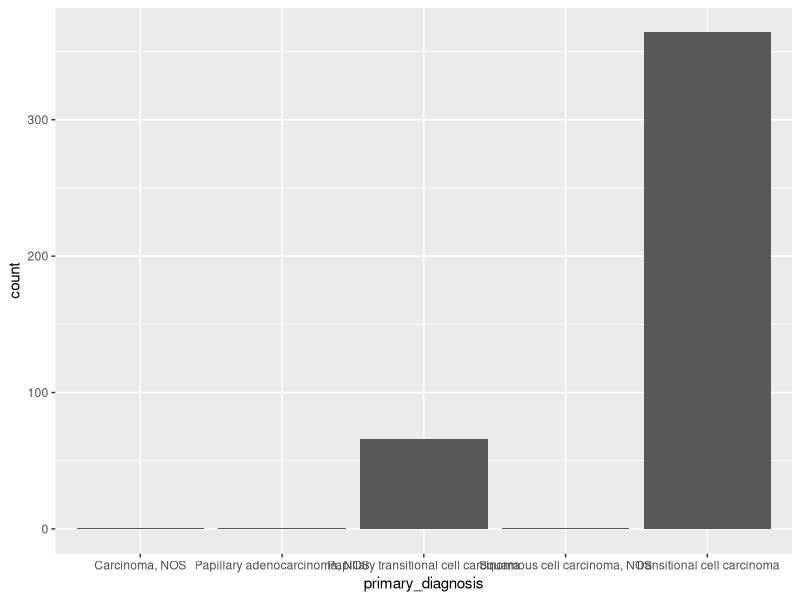
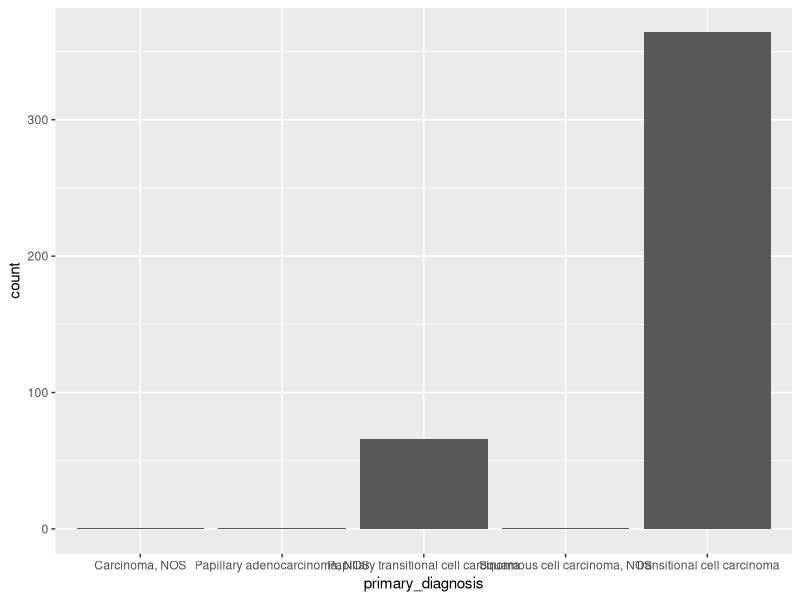
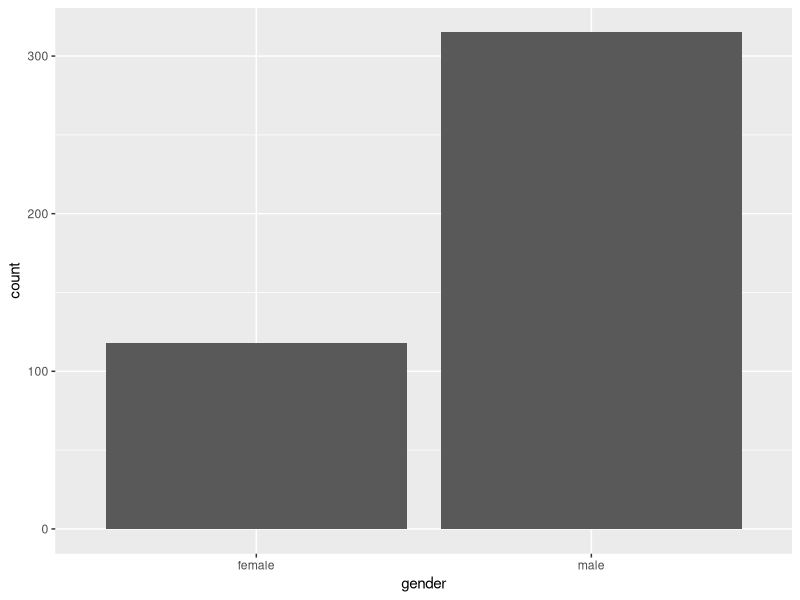
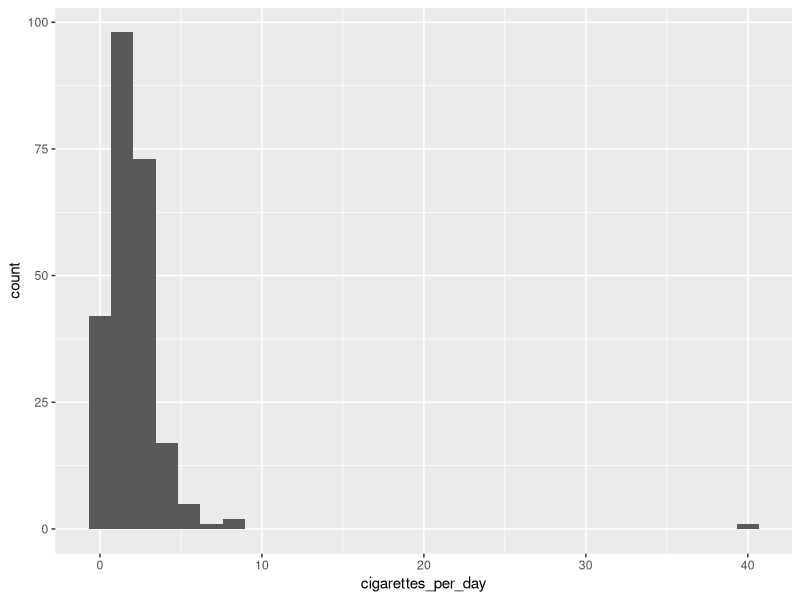
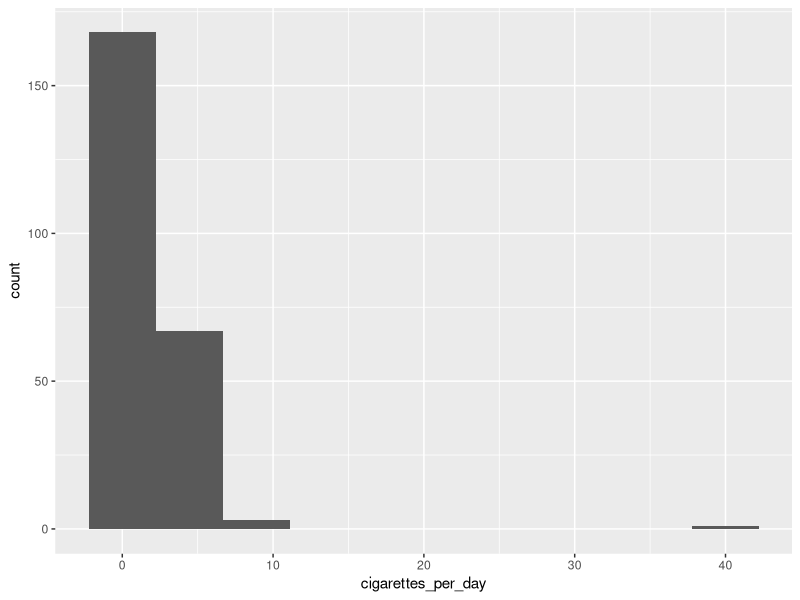
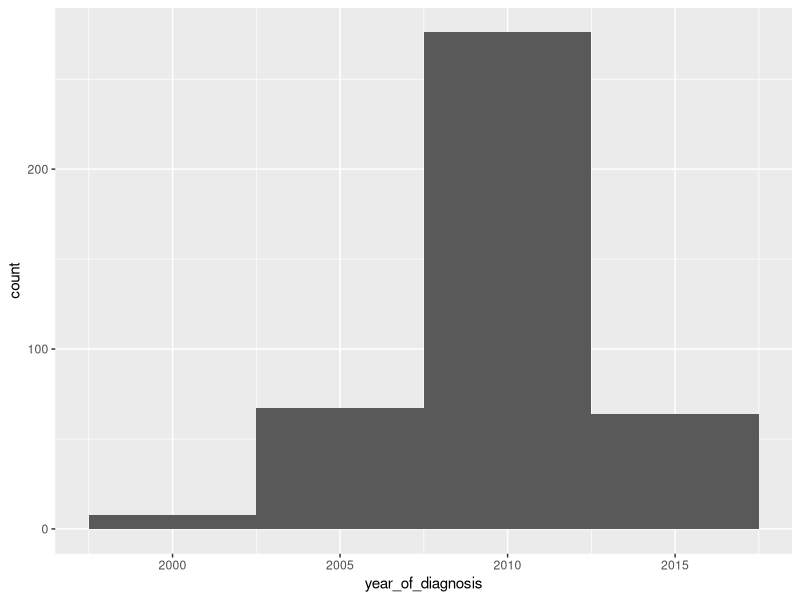
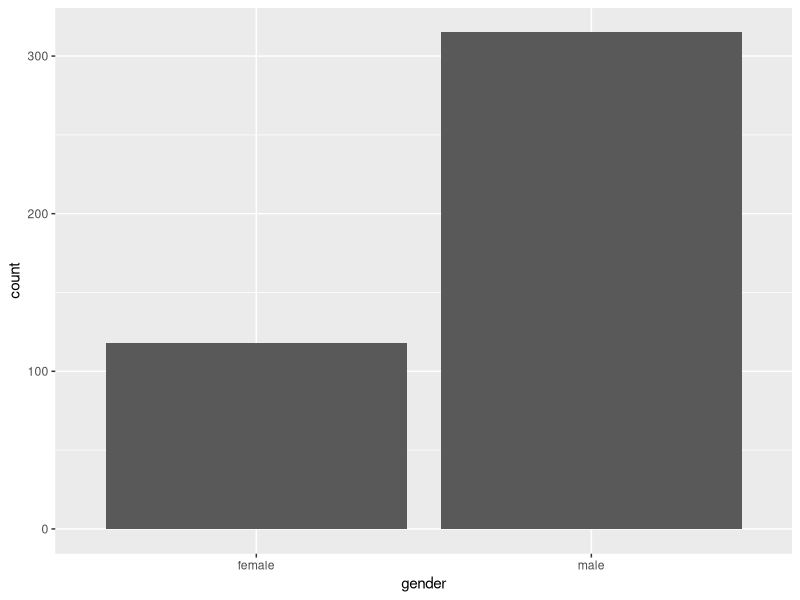
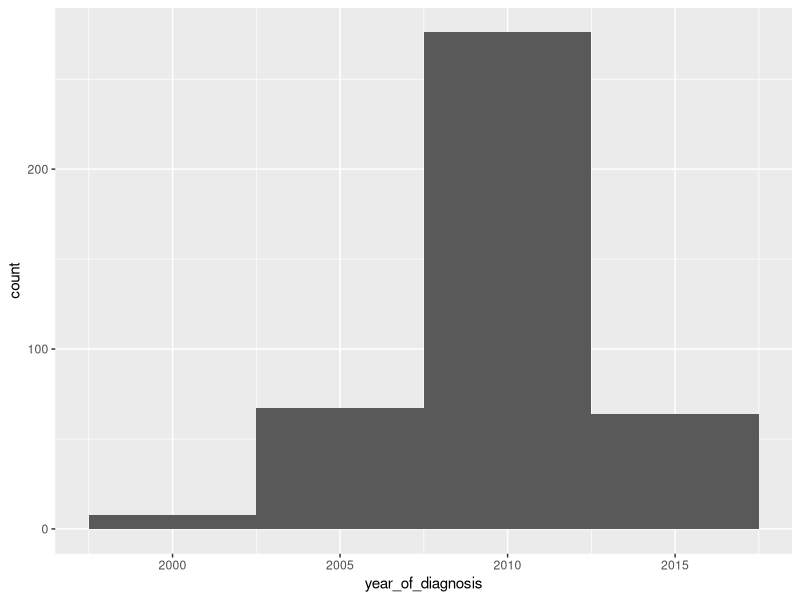

These charts were generated, in order, by the following R code:
## ---- chunk 1
library(tidyverse)
## ---- chunk 2
clinical <- read_csv("data/clinical.csv")
## ---- chunk 3
diagnosis_plot <- ggplot(data= clinical,
                         mapping = aes(primary_diagnosis)) +
  geom_bar(stat="count")
diagnosis_plot
## ---- chunk 4
diagnosis_2 <- ggplot(clinical)+
    geom_bar(aes(x=primary_diagnosis), stat="count")
diagnosis_2
## ---- chunk 5
#this is an example with the column gender

gender_plot <- ggplot( data = clinical,
                       mapping = aes(x= gender))+
  geom_bar(stat="count")
gender_plot
## ---- chunk 6

#this is an example with the column gender
ggsave(filename = "plots/gender.pdf",
       plot = gender_plot,
       width = 4, height = 3)

## ---- chunk 7
cigarettes_plot <- ggplot(data = clinical, 
                          mapping = aes(x= cigarettes_per_day))+
    geom_histogram()
cigarettes_plot
## ---- chunk 8
cigarettes_plot <- ggplot(data = clinical, 
                          mapping = aes(x= cigarettes_per_day))+
    geom_histogram(bins = 10)
cigarettes_plot
## ---- chunk 9
#this is an example with year_of_diagnosis

diagnosis_year <- ggplot(data = clinical, 
                         mapping = aes(x=year_of_diagnosis))+
  geom_histogram(binwidth = 5)
diagnosis_year

## ---- chunk 10

#this is an example with the column year_of_diagnosis
ggsave(filename = "plots/year_of_diagnosis.pdf",
       plot = diagnosis_year,
       width = 4, height = 3)

